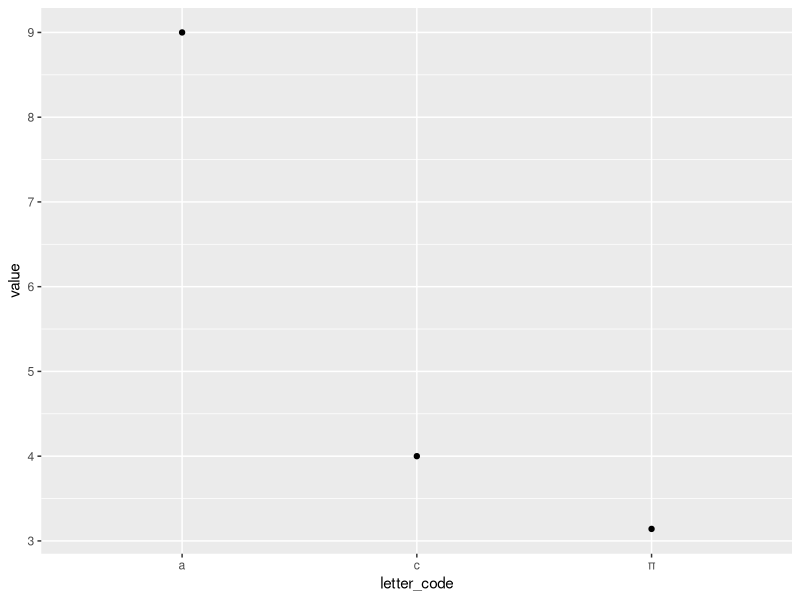
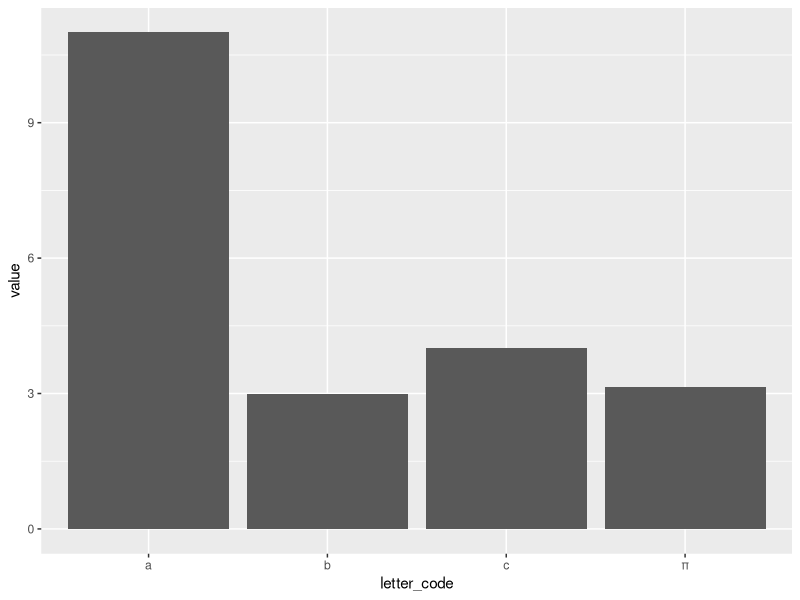

These charts were generated, in order, by the following R code:
## ---- chunk 1
#install.packages("tidyverse")
#install.packages("tidytext")
## ---- chunk 2
library(tidyverse)
library(tidytext)
## ---- chunk 3
2 + 2
## ---- chunk 4
2 + 2         -> a_name
another_name <-  2 + 3

a_name + another_name
## ---- chunk 5
"Gollum or Frodo And Sam"
## ---- chunk 6
"Gollum or Frodo And Sam" %>% length()
## ---- chunk 7
"Gollum or Frodo And Sam" %>%
  str_split(" ", simplify = TRUE) %>% 
  length()
## ---- chunk 8
tribble(
  ~letter_code, ~value,
  "a", 2,
  "b", 3,
  "c", 4,
  "π", pi,
  "a", 9
)
## ---- chunk 9
tribble(
  ~letter_code, ~value,
  "a", 2,
  "b", 3,
  "c", 4,
  "π", pi,
  "a", 9
) -> some_data_frame
## ---- chunk 10
some_data_frame %>% 
  filter(value > 3)
## ---- chunk 11
some_data_frame %>% 
  filter(value > 3) %>% 
  ggplot() +
    geom_point(aes(x = letter_code, y = value))
## ---- chunk 12
some_data_frame %>% 
  ggplot() +
    geom_col(aes(x = letter_code, y = value))
## ---- chunk 13
"Gollum or Frodo And Sam"
## ---- chunk 14
tibble(text = "Gollum or Frodo And Sam") -> example_text
## ---- chunk 15
example_text
## ---- chunk 16
example_text %>% 
  unnest_tokens(word, text)
## ---- chunk 17
stopwords <- tibble(word = c("or", "and"))
## ---- chunk 18
example_text %>%
  unnest_tokens(word, text) %>%  
  anti_join(stopwords)
